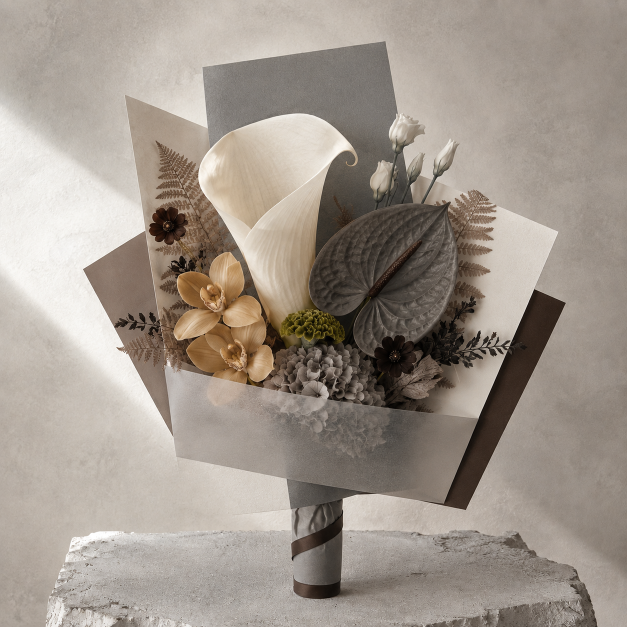
#> input picture examples/album-object-blond-v3.png, 1254 x 1254 px (shown at 1/2 size)
$ python analyze_album.py ../examples/album-object-blond-v3.png
#> lines starting #> are read from the running program, lines starting #| are printed output that depends on the picture
#!/usr/bin/env python3
"""Extract a compact, reproducible palette and tonal profile from an album cover."""

from __future__ import annotations

import argparse
import colorsys
import json
from pathlib import Path

from PIL import Image, ImageOps


def hex_colour(rgb: tuple[int, int, int]) -> str:
    return "#%02X%02X%02X" % rgb


def metrics(rgb: tuple[int, int, int]) -> tuple[float, float]:
    red, green, blue = (channel / 255 for channel in rgb)
    _, lightness, saturation = colorsys.rgb_to_hls(red, green, blue)
    return round(lightness, 3), round(saturation, 3)


def distance(a: tuple[int, int, int], b: tuple[int, int, int]) -> float:
    return sum((left - right) ** 2 for left, right in zip(a, b)) ** 0.5


def extract_palette(image: Image.Image, colours: int = 16) -> list[dict[str, object]]:
    quantized = image.quantize(colors=colours, method=Image.Quantize.MEDIANCUT)
    palette = quantized.getpalette()
    total = image.width * image.height
    ranked = sorted(quantized.getcolors() or [], reverse=True)
    selected: list[dict[str, object]] = []

    for count, index in ranked:
        rgb = tuple(palette[index * 3 : index * 3 + 3])
        match = next((item for item in selected if distance(rgb, item["rgb"]) < 34), None)
        if match:
            match["count"] += count
            continue
        if len(selected) == 7:
            continue
        lightness, saturation = metrics(rgb)
        selected.append(
            {
                "hex": hex_colour(rgb),
                "rgb": rgb,
                "count": count,
                "lightness": lightness,
                "saturation": saturation,
            }
        )
    selected.sort(key=lambda item: item["count"], reverse=True)
    for item in selected:
        item["share"] = round(item.pop("count") / total, 4)
    return selected


def infer_profile(palette: list[dict[str, object]]) -> dict[str, object]:
    if not palette:
        return {"dominant": [], "neutral_bridge": None, "memory_accent": None, "shadow_tone": None}

    dominant = palette[:3]
    neutrals = [item for item in palette if item["saturation"] < 0.18]
    accents = [
        item
        for item in palette
        if item["saturation"] >= 0.38 and item["share"] <= 0.24 and item["lightness"] >= 0.18
    ]
    shadows = [item for item in palette if item["lightness"] <= 0.35]
    selected_share = sum(float(item["share"]) for item in palette) or 1.0
    average_lightness = sum(float(item["lightness"]) * float(item["share"]) for item in palette) / selected_share
    average_saturation = sum(float(item["saturation"]) * float(item["share"]) for item in palette) / selected_share

    if average_saturation < 0.18:
        structure_hint = "minimal-mono"
    elif average_lightness < 0.30 or average_saturation > 0.48:
        structure_hint = "sculptural-studio"
    else:
        structure_hint = "editorial-meadow"

    return {
        "dominant": [item["hex"] for item in dominant],
        "neutral_bridge": (
            max(neutrals, key=lambda item: item["lightness"])
            if neutrals
            else min(palette, key=lambda item: item["saturation"])
        )["hex"],
        "memory_accent": max(accents, key=lambda item: item["saturation"])["hex"] if accents else None,
        "shadow_tone": (min(shadows, key=lambda item: item["lightness"]) if shadows else min(palette, key=lambda item: item["lightness"]))["hex"],
        "average_lightness": round(average_lightness, 3),
        "average_saturation": round(average_saturation, 3),
        "structure_hint": structure_hint,
    }


def main() -> None:
    parser = argparse.ArgumentParser(description=__doc__)
    parser.add_argument("image", type=Path, help="Path to a PNG, JPEG, or WebP album cover")
    parser.add_argument("--output", type=Path, help="Optional path for JSON output")
    args = parser.parse_args()

    with Image.open(args.image) as source:
#> source is the input picture: PIL image 1254x1254 RGB; mean R, G, B 159.9, 149.9, 140
        image = ImageOps.exif_transpose(source).convert("RGB")
        image.thumbnail((512, 512))
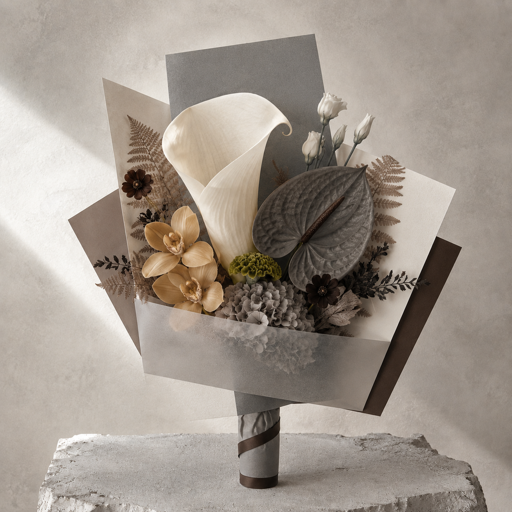
#> image: PIL image 512x512 RGB; mean R, G, B 159.9, 149.9, 140
        palette = extract_palette(image)
#> in extract_palette, `quantized = image.quantize(colors=colours, method=Image.Quantize.MEDIA..`:
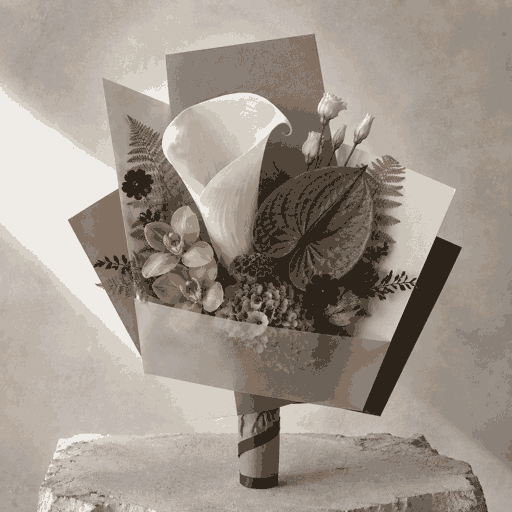
#> quantized: PIL image 512x512 P; mean R, G, B 159.9, 150.1, 140.3
#> in extract_palette, `palette = quantized.getpalette()`: palette = 48 values, max 239 at index 0, min 27 at index 47, mean 148.7
#> in extract_palette, `ranked = sorted(quantized.getcolors() or [], reverse=True)`: ranked = [(20349, 8), (19725, 4), (17804, 2), (17729, 10), (16931, 11), (16711, 3), (16641, 14), (16475, 0), (15953, 6), (15863, 7), (15790, 1), (15237, 12), (14930, 15), (14712, 13), (14174, 5), (13120, 9)]
#> the loop in extract_palette, `for count, index in ranked:` made 16 passes
#> (count, index, rgb) on passes 3, 4, 6, 9, 10, 12, 14, 15, 16: (17804, 2, (202, 193, 182)), (17729, 10, (150, 141, 132)), (16711, 3, (194, 186, 178)), (15953, 6, (174, 166, 158)), (15863, 7, (169, 160, 151)), (15237, 12, (130, 113, 98)), (14712, 13, (108, 98, 88)), (14174, 5, (182, 170, 158)), (13120, 9, (159, 145, 132))
#> (count, index, rgb, red in metrics, green in metrics, blue in metrics, lightness, saturation) on passes 1, 2, 5, 7, 8, 11: (20349, 8, (164, 153, 143), 0.643, 0.6, 0.561, 0.602, 0.103), (19725, 4, (188, 178, 168), 0.737, 0.698, 0.659, 0.698, 0.13), (16931, 11, (138, 128, 119), 0.541, 0.502, 0.467, 0.504, 0.075), (16641, 14, (82, 70, 59), 0.322, 0.275, 0.231, 0.276, 0.163), (16475, 0, (239, 236, 231), 0.937, 0.925, 0.906, 0.922, 0.2), (15790, 1, (214, 207, 197), 0.839, 0.812, 0.773, 0.806, 0.172)
#> after the loop in extract_palette, `for count, index in ranked:`: selected = 7 items
#> the loop in extract_palette, `for item in selected:` made 7 passes
#> palette = 7 items

    result = {
        "source": args.image.name,
        "palette": [{key: value for key, value in item.items() if key != "rgb"} for item in palette],
        "profile": infer_profile(palette),
        "note": "Colour and structure fields are visual evidence only; infer mood from the cover carefully.",
    }
#> in infer_profile, `dominant = palette[:3]`: dominant = 3 items
#> in infer_profile, `neutrals = [item for item in palette if item["saturation"] < 0.18]`: neutrals = 5 items
#> in infer_profile, `accents = [ item for item in palette if item["saturation"] >= 0.38 and..`: accents = []
#> in infer_profile, `shadows = [item for item in palette if item["lightness"] <= 0.35]`: shadows = 2 items
#> in infer_profile, `selected_share = sum(float(item["share"]) for item in palette) or 1.0`: selected_share = 0.944
#> in infer_profile, `average_lightness = sum(float(item["lightness"]) * float(item["share"]..`: average_lightness = 0.595
#> in infer_profile, `average_saturation = sum(float(item["saturation"]) * float(item["share..`: average_saturation = 0.128
    payload = json.dumps(result, ensure_ascii=False, indent=2)
    if args.output:
        args.output.write_text(payload + "\n", encoding="utf-8")
    else:
        print(payload)
#> (printed output is left out)


if __name__ == "__main__":
    main()

$ run again, on examples/album-object-sos-raw-couture-v4.png
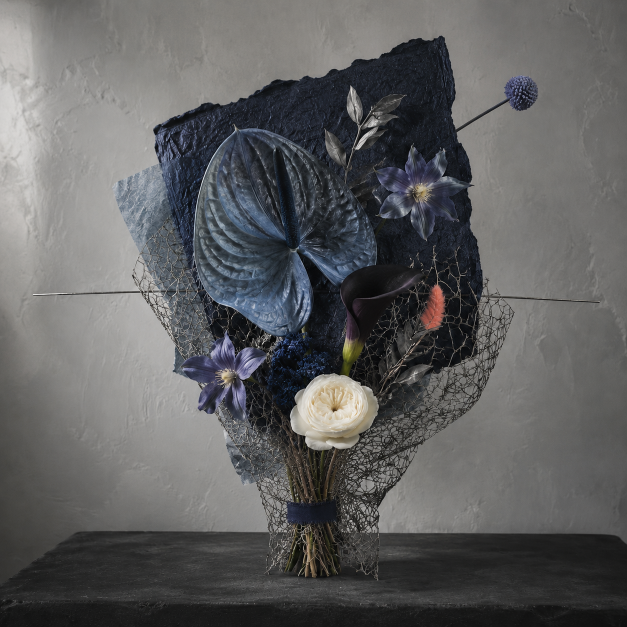
#> input picture examples/album-object-sos-raw-couture-v4.png, 1254 x 1254 px (shown at 1/2 size)
#> in main, source is the input picture: PIL image 1254x1254 RGB; mean R, G, B 94.8, 94.9, 95.4
#> in main, `image.thumbnail((512, 512))`:
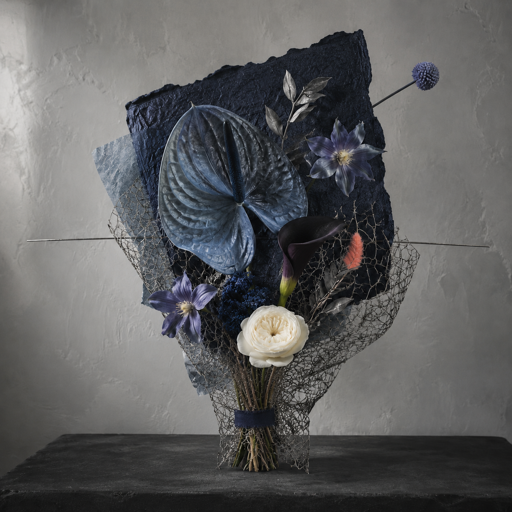
#> image: PIL image 512x512 RGB; mean R, G, B 94.8, 94.9, 95.4
#> in extract_palette, `quantized = image.quantize(colors=colours, method=Image.Quantize.MEDIA..`:
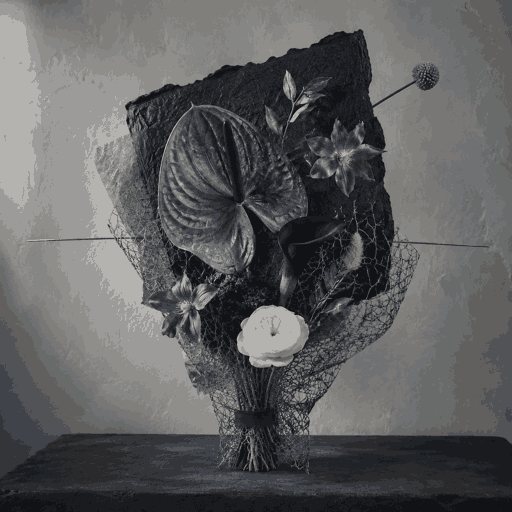
#> quantized: PIL image 512x512 P; mean R, G, B 94.4, 94.5, 95
#> in extract_palette, `palette = quantized.getpalette()`: palette = 48 values, max 181 at index 0, min 17 at index 45, mean 93.67
#> ranked = [(21133, 1), (18612, 14), (18590, 7), (18541, 4), (17400, 11), (16811, 3), (16555, 8), (16026, 5), (15911, 12), (15720, 2), (15620, 13), (15578, 10), (15063, 6), (13892, 9), (13418, 0), (13274, 15)]
#> the loop in extract_palette, `for count, index in ranked:` made 16 passes
#> (count, index, rgb) on passes 6 to 13: (16811, 3, (134, 134, 133)), (16555, 8, (98, 96, 95)), (16026, 5, (120, 119, 117)), (15911, 12, (42, 42, 44)), (15720, 2, (144, 142, 139)), (15620, 13, (32, 35, 40)), (15578, 10, (64, 67, 73)), (15063, 6, (112, 113, 114))
#> after the loop in extract_palette, `for count, index in ranked:`: selected = 7 items
#> the loop in extract_palette, `for item in selected:` made 7 passes
#> dominant = 3 items
#> neutrals = 7 items
#> accents = []
#> shadows = 3 items
#> selected_share = 1
#> average_lightness = 0.363
#> average_saturation = 0.0312
#> (printed output is left out)
